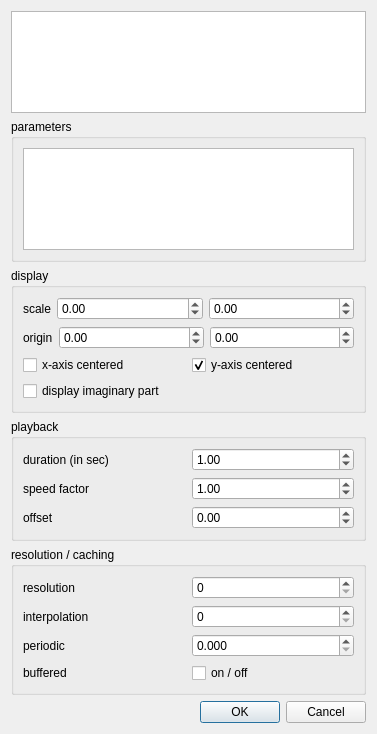
<?xml version="1.0" encoding="UTF-8"?>
<ui version="4.0">
 <class>FunctionDisplayOptions</class>
 <widget class="QDialog" name="FunctionDisplayOptions">
  <property name="geometry">
   <rect>
    <x>0</x>
    <y>0</y>
    <width>377</width>
    <height>734</height>
   </rect>
  </property>
  <property name="windowTitle">
   <string>Dialog</string>
  </property>
  <layout class="QVBoxLayout" name="verticalLayout">
   <item>
    <widget class="QPlainTextEdit" name="largeFormulaEdit"/>
   </item>
   <item>
    <widget class="QGroupBox" name="groupBox">
     <property name="title">
      <string>parameters</string>
     </property>
     <layout class="QVBoxLayout" name="verticalLayout_4">
      <item>
       <widget class="QPlainTextEdit" name="parametersEdit"/>
      </item>
     </layout>
    </widget>
   </item>
   <item>
    <widget class="QGroupBox" name="displayBox">
     <property name="title">
      <string>display</string>
     </property>
     <layout class="QVBoxLayout" name="verticalLayout_3">
      <item>
       <layout class="QHBoxLayout" name="horizontalLayout_3" stretch="0,1,1">
        <item>
         <widget class="QLabel" name="label_2">
          <property name="text">
           <string>scale</string>
          </property>
         </widget>
        </item>
        <item>
         <widget class="QDoubleSpinBox" name="scaleX">
          <property name="toolTip">
           <string>Scaling of X-Axis as a power of 2</string>
          </property>
          <property name="minimum">
           <double>-100.000000000000000</double>
          </property>
          <property name="maximum">
           <double>100.000000000000000</double>
          </property>
          <property name="singleStep">
           <double>0.500000000000000</double>
          </property>
          <property name="value">
           <double>0.000000000000000</double>
          </property>
         </widget>
        </item>
        <item>
         <widget class="QDoubleSpinBox" name="scaleY">
          <property name="toolTip">
           <string>Scaling of Y-Axis as a power of 2</string>
          </property>
          <property name="minimum">
           <double>-100.000000000000000</double>
          </property>
          <property name="maximum">
           <double>100.000000000000000</double>
          </property>
          <property name="singleStep">
           <double>0.500000000000000</double>
          </property>
          <property name="value">
           <double>0.000000000000000</double>
          </property>
         </widget>
        </item>
       </layout>
      </item>
      <item>
       <layout class="QHBoxLayout" name="horizontalLayout_2" stretch="0,1,1">
        <property name="sizeConstraint">
         <enum>QLayout::SizeConstraint::SetMinimumSize</enum>
        </property>
        <item>
         <widget class="QLabel" name="label">
          <property name="text">
           <string>origin</string>
          </property>
         </widget>
        </item>
        <item>
         <widget class="QDoubleSpinBox" name="originX">
          <property name="enabled">
           <bool>true</bool>
          </property>
          <property name="minimum">
           <double>-100.000000000000000</double>
          </property>
          <property name="maximum">
           <double>100.000000000000000</double>
          </property>
          <property name="singleStep">
           <double>0.100000000000000</double>
          </property>
          <property name="value">
           <double>0.000000000000000</double>
          </property>
         </widget>
        </item>
        <item>
         <widget class="QDoubleSpinBox" name="originY">
          <property name="enabled">
           <bool>true</bool>
          </property>
          <property name="minimum">
           <double>-100.000000000000000</double>
          </property>
          <property name="maximum">
           <double>100.000000000000000</double>
          </property>
          <property name="singleStep">
           <double>0.100000000000000</double>
          </property>
          <property name="value">
           <double>0.000000000000000</double>
          </property>
         </widget>
        </item>
       </layout>
      </item>
      <item>
       <layout class="QHBoxLayout" name="horizontalLayout_6" stretch="0,0">
        <item>
         <widget class="QCheckBox" name="centeredX">
          <property name="text">
           <string>x-axis centered</string>
          </property>
         </widget>
        </item>
        <item>
         <widget class="QCheckBox" name="centeredY">
          <property name="text">
           <string>y-axis centered</string>
          </property>
          <property name="checked">
           <bool>true</bool>
          </property>
         </widget>
        </item>
       </layout>
      </item>
      <item>
       <widget class="QCheckBox" name="displayImaginary">
        <property name="text">
         <string>display imaginary part</string>
        </property>
       </widget>
      </item>
     </layout>
    </widget>
   </item>
   <item>
    <widget class="QGroupBox" name="playbackBox">
     <property name="title">
      <string>playback</string>
     </property>
     <layout class="QVBoxLayout" name="verticalLayout_2">
      <item>
       <layout class="QHBoxLayout" name="horizontalLayout_4">
        <item>
         <widget class="QLabel" name="durationLbl">
          <property name="text">
           <string>duration (in sec)</string>
          </property>
         </widget>
        </item>
        <item>
         <widget class="QDoubleSpinBox" name="duration">
          <property name="maximum">
           <double>60.000000000000000</double>
          </property>
          <property name="value">
           <double>1.000000000000000</double>
          </property>
         </widget>
        </item>
       </layout>
      </item>
      <item>
       <layout class="QHBoxLayout" name="horizontalLayout_5">
        <item>
         <widget class="QLabel" name="speedLbl">
          <property name="text">
           <string>speed factor</string>
          </property>
         </widget>
        </item>
        <item>
         <widget class="QDoubleSpinBox" name="speed">
          <property name="maximum">
           <double>1000.000000000000000</double>
          </property>
          <property name="singleStep">
           <double>0.100000000000000</double>
          </property>
          <property name="value">
           <double>1.000000000000000</double>
          </property>
         </widget>
        </item>
       </layout>
      </item>
      <item>
       <layout class="QHBoxLayout" name="horizontalLayout">
        <item>
         <widget class="QLabel" name="offsetLbl">
          <property name="text">
           <string>offset</string>
          </property>
         </widget>
        </item>
        <item>
         <widget class="QDoubleSpinBox" name="offset">
          <property name="minimum">
           <double>-100.000000000000000</double>
          </property>
          <property name="maximum">
           <double>100.000000000000000</double>
          </property>
          <property name="singleStep">
           <double>0.100000000000000</double>
          </property>
         </widget>
        </item>
       </layout>
      </item>
     </layout>
    </widget>
   </item>
   <item>
    <widget class="QGroupBox" name="displayBox_2">
     <property name="title">
      <string>resolution / caching</string>
     </property>
     <layout class="QVBoxLayout" name="verticalLayout_5">
      <item>
       <layout class="QHBoxLayout" name="horizontalLayout_17" stretch="0,0">
        <property name="sizeConstraint">
         <enum>QLayout::SizeConstraint::SetMinimumSize</enum>
        </property>
        <item>
         <widget class="QLabel" name="label_11">
          <property name="text">
           <string>resolution</string>
          </property>
         </widget>
        </item>
        <item>
         <widget class="QSpinBox" name="resolution">
          <property name="enabled">
           <bool>true</bool>
          </property>
          <property name="maximum">
           <number>48000</number>
          </property>
         </widget>
        </item>
       </layout>
      </item>
      <item>
       <layout class="QHBoxLayout" name="horizontalLayout_19" stretch="0,0">
        <property name="sizeConstraint">
         <enum>QLayout::SizeConstraint::SetMinimumSize</enum>
        </property>
        <item>
         <widget class="QLabel" name="label_13">
          <property name="text">
           <string>interpolation</string>
          </property>
         </widget>
        </item>
        <item>
         <widget class="QSpinBox" name="interpolation">
          <property name="enabled">
           <bool>true</bool>
          </property>
          <property name="maximum">
           <number>7</number>
          </property>
         </widget>
        </item>
       </layout>
      </item>
      <item>
       <layout class="QHBoxLayout" name="horizontalLayout_20" stretch="0,0">
        <property name="sizeConstraint">
         <enum>QLayout::SizeConstraint::SetMinimumSize</enum>
        </property>
        <item>
         <widget class="QLabel" name="label_14">
          <property name="text">
           <string>periodic</string>
          </property>
         </widget>
        </item>
        <item>
         <widget class="QDoubleSpinBox" name="periodic">
          <property name="enabled">
           <bool>true</bool>
          </property>
          <property name="decimals">
           <number>3</number>
          </property>
          <property name="maximum">
           <double>44100.000000000000000</double>
          </property>
         </widget>
        </item>
       </layout>
      </item>
      <item>
       <layout class="QHBoxLayout" name="horizontalLayout_18" stretch="0,0">
        <property name="sizeConstraint">
         <enum>QLayout::SizeConstraint::SetMinimumSize</enum>
        </property>
        <item>
         <widget class="QLabel" name="label_12">
          <property name="text">
           <string>buffered</string>
          </property>
         </widget>
        </item>
        <item>
         <widget class="QCheckBox" name="buffered">
          <property name="text">
           <string>on / off</string>
          </property>
         </widget>
        </item>
       </layout>
      </item>
     </layout>
    </widget>
   </item>
   <item>
    <widget class="QDialogButtonBox" name="buttonBox">
     <property name="orientation">
      <enum>Qt::Orientation::Horizontal</enum>
     </property>
     <property name="standardButtons">
      <set>QDialogButtonBox::StandardButton::Cancel|QDialogButtonBox::StandardButton::Ok</set>
     </property>
    </widget>
   </item>
  </layout>
 </widget>
 <resources/>
 <connections>
  <connection>
   <sender>buttonBox</sender>
   <signal>accepted()</signal>
   <receiver>FunctionDisplayOptions</receiver>
   <slot>accept()</slot>
   <hints>
    <hint type="sourcelabel">
     <x>248</x>
     <y>254</y>
    </hint>
    <hint type="destinationlabel">
     <x>157</x>
     <y>274</y>
    </hint>
   </hints>
  </connection>
  <connection>
   <sender>buttonBox</sender>
   <signal>rejected()</signal>
   <receiver>FunctionDisplayOptions</receiver>
   <slot>reject()</slot>
   <hints>
    <hint type="sourcelabel">
     <x>316</x>
     <y>260</y>
    </hint>
    <hint type="destinationlabel">
     <x>286</x>
     <y>274</y>
    </hint>
   </hints>
  </connection>
 </connections>
</ui>
